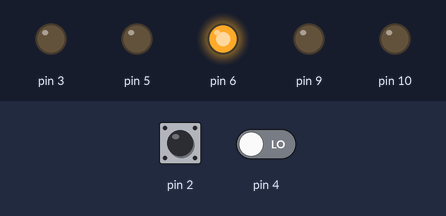
The sketch below on a simulated Arduino Uno, built with avr-gcc and run on an emulated ATmega328P. On the bench: output pins drawn as LEDs (lit = HIGH). The inputs (shaded band) are chosen by the test bench; at power-on: pin 2 LOW, pin 4 LOW.

Above: at 1.2 s.
1.3 s: pin 2 driven HIGH
At 1.8 s:
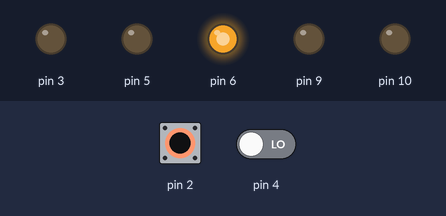
2.8 s: pin 4 driven HIGH
At 4.0 s:
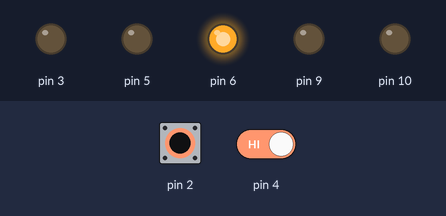
4.3 s: pin 2 pulsed LOW 5 times (0.12 s each, 0.3 s apart)
At 6.9 s:
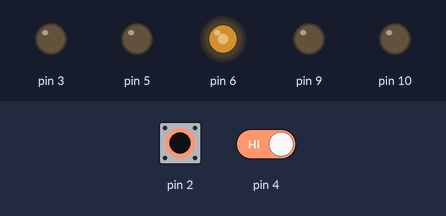
7.3 s: pin 2 pulsed LOW 2 times (0.12 s each, 0.3 s apart)
At 7.57 s:
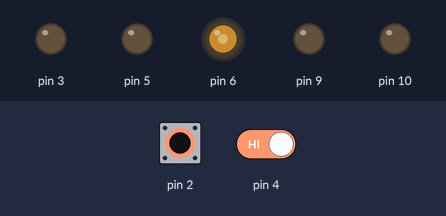
Timing chart, 0 to 10.3 s (numbered marks = the images above; inputs shaded):
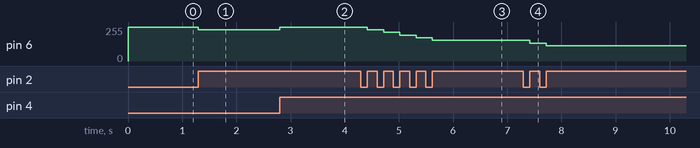

Measured:
- after the input at 1.3 s, pin 6: 255/255 → 235/255 at once
- after the input at 2.8 s, pin 6: 235/255 → 255/255 at once
- after the input at 4.3 s, pin 6: moves from 255/255 to 155/255 over 1.2 s, starting after 0.12 s
- after the input at 7.3 s, pin 6: 155/255 → 135/255 after 0.12 s, → 115/255 0.30 s later

The sketch:

tugofled.ino
```cpp
int debounceDelay=100;
   int time1;
   int latch1=0;
   int time2;
   int latch2=0;
   int pos;
unsigned char ledControlCurve(int offset,int x);

void setup() {
  pinMode(4,INPUT);
  pinMode(2,INPUT);
  pinMode(3,OUTPUT);
  pinMode(5,OUTPUT);
  pinMode(6,OUTPUT);
  pinMode(9,OUTPUT);
  Serial.begin(9600);


}

void loop() {

   if (digitalRead(2) && (latch1==0)){
     time1=millis();
     latch1=1;
     pos+=20;
   }
   if (((time1-millis())>debounceDelay)&& !digitalRead(2)){
     latch1=0;
   }
   if (digitalRead(4) && (latch2==0)){
     time2=millis();
     latch2=1;
     pos-=20;
   }
   if (((time2-millis())>debounceDelay)&& !digitalRead(4)){
     latch2=0;
   }
   analogWrite(3,ledControlCurve(-1020,pos));
   analogWrite(5,ledControlCurve(-510,pos));
   analogWrite(6,ledControlCurve(0,pos));
   analogWrite(9,ledControlCurve(510,pos));
   analogWrite(10,ledControlCurve(1020,pos));
   if (pos < -1020 || pos > 1020){
     pos=0;
   }
}
unsigned char ledControlCurve(int offset, int x){
  if ((x+offset)>255){
    return 0;
  }
  if (((x+offset)>=0)&&((x+offset)<=255)){
    return -1*(x+offset)+255;

  }
  if (((x+offset)<0)&&((x+offset)>=-255)){
    return ((x+offset)+255);

  }
  if ((x+offset)<255){
    return 0;

  }
}
```
